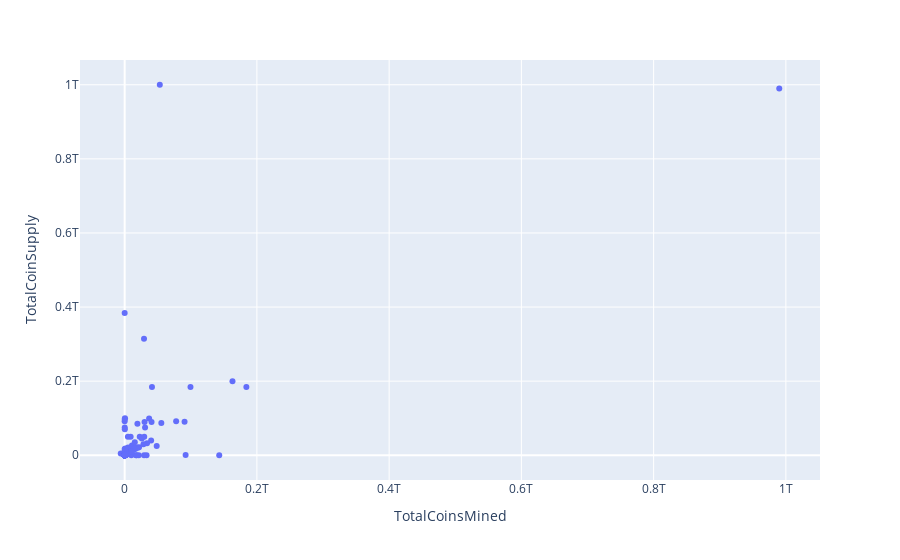

Notebook cell for this chart:
### Code cell
# Plot the scatter with x="TotalCoinsMined" and y="TotalCoinSupply"
crypto_scatter_plot = px.scatter(crypto_scatter_df, x='TotalCoinsMined', y='TotalCoinSupply')
crypto_scatter_plot.show()

### Figure 1 — Plotly figure (JSON) as saved in the notebook; plotly's stock layout.template omitted (floating-point values rounded to 4 significant figures; data arrays with more than 128 entries replaced by an {"elided": "..."} marker saying what was removed)
{"data": [{"hovertemplate": "TotalCoinsMined=%{x}<br>TotalCoinSupply=%{y}<extra></extra>", "legendgroup": "", "marker": {"color": "#636efa", "symbol": "circle"}, "mode": "markers", "name": "", "orientation": "v", "showlegend": false, "type": "scatter", "x": {"elided": "533 float values"}, "xaxis": "x", "y": {"elided": "533 float values"}, "yaxis": "y"}], "layout": {"autosize": true, "legend": {"tracegroupgap": 0}, "margin": {"t": 60}, "xaxis": {"anchor": "y", "autorange": true, "domain": [0, 1], "range": [-65750000000.0, 1050000000000.0], "title": {"text": "TotalCoinsMined"}, "type": "linear"}, "yaxis": {"anchor": "x", "autorange": true, "domain": [0, 1], "range": [-70900000000.0, 1071000000000.0], "title": {"text": "TotalCoinSupply"}, "type": "linear"}}}
